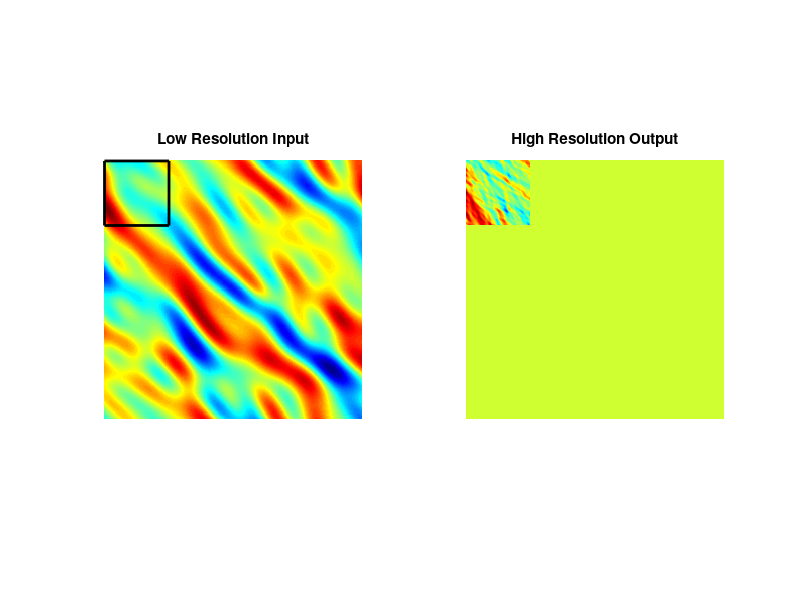

The MATLAB script that drew this image: (Note: this script raises an error after producing the figure.)
% spectral super resolution, sai ravela (C) Copyright Sai Ravela, ESSG, MIT
% 2020.
% Produces synthetic fields with a convergent spectra (exponential rate)
filename='sresanim.gif';
N=256; 
[x,y]=meshgrid(1:N,1:N);

wd = 0;
for exp = 1:1
ph = rand(N+2*wd);

th = rand*2*pi;
R = [cos(th) -sin(th); sin(th) cos(th)];
S = [1 0;...
     0 1+(rand-1/2)]; 
p1 = R*S*[x(:)' ; y(:)'];

x = reshape(p1(1,:)',[N N]); mX = max(abs(x(:)));
y = reshape(p1(2,:)',[N N]); mY = max(abs(y(:)));
zlo =zeros(size(x));
for wx = 2:N/32
    for wy=2:N/32
        m=sqrt(wx.*wx+wy.*wy);
zlo=zlo+m^(-2)*sin(2*pi*(wy*y/mY+...
                                 ph(wy,wx)+ wx*x/mX));
    end
end
zhi=zlo;
for wx = N/32:N/4
    for wy=N/32:N/4
        m=sqrt(wx.*wx+wy.*wy);
zhi=zhi+m^(-5/3)*sin(2*pi*(wx*x/mX+...
                         ph(wy,wx) + wy*y/mY));
    end
end
%zlo=zlo./var(zlo(:));
%zhi = zhi./var(zhi(:));

colormap('jet');
subplot(121);imagesc(zlo);
axis('image');title('LoRes');
subplot(122);imagesc(zhi);
axis('image');title('HiRes');drawnow;
zreclo(:,:,exp) = zlo;
zrechi(:,:,exp) = zhi;
end


%%
zout = zeros(size(zhi));
maz = max(zhi(:)); miz = min(zhi(:));
set(gcf,'color','w')
for i = 1:32: 256-32
  for j = 1:32:256-32
      
      zout(j:j+64-1,i:i+64-1)=zhi(j:j+64-1,i:i+64-1);
      subplot(121); imagesc(zlo);
      title('Low Resolution Input');
      axis('image'); axis('off');
      rectangle('Position',[i j 64 64],'LineWidth',2)
      subplot(122);
      imagesc(zout,[miz,maz]);
      title('High Resolution Output');
      axis('image');axis('off');
      drawnow;
          frame = getframe(gcf);
         im = frame2im(frame);
     [A,map] = rgb2ind(im,256);
    if i == 1
        imwrite(A,map,filename,'gif','LoopCount',Inf,'DelayTime',0.2);
    else
        imwrite(A,map,filename,'gif','WriteMode','append','DelayTime',0.2);
    end

  end
end

save('downscaling','zlo','zhi')